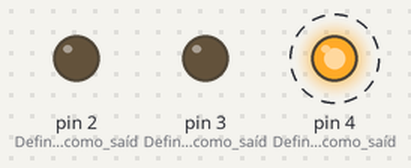
The sketch below on a simulated Arduino Uno, built with avr-gcc and run on an emulated ATmega328P. Shown: output pins drawn as LEDs (lit = HIGH). Dashed ring = blinking. What the sketch prints to the serial monitor is not drawn.

Above: at 0.2 s.
Timing chart, 0 to 3.0 s (numbered marks = the images above):
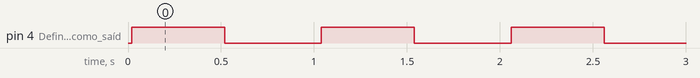

Measured:
- by itself, pin 4 (Define_o_Pino_4_como_saíd): alternates HIGH for 0.50 s and LOW for 0.52 s

The sketch:

AULA_85-87__SOMA_E_MEDIA_DAS_NOTAS_.ino
```cpp
/*

Nome do desenvolvedor: Lucas Cabral
Versão: 0.1
Data de criação: 20/01/2021
Última manutenção: 20/01/2021

Este programa realiza: efetua o cálculo da média de duas notas. É validado se o aluno está Aprovado (caso a nota seja maior ou igual 5)
ou se está Reprovado (caso a nota seja menor que 5). Se o aluno for Aprovado, um LED VERDE irá piscar, exibindo uma mensagem no Monitor
Serial ("Você foi aprovado!"). Caso o aluno seja Reprovado, um LED VERMELHO irá piscar, exibindo uma mensagem no Monitor Serial
("Você foi reprovado!").
Obs: Nota <5 e >=7 irá piscar um LED AMARELO, na qual o aluno ficará de recuperação.

*/


float n1,n2,soma,media; //Declara as variáveis utilizadas no programa

void setup(){

	pinMode(2, OUTPUT); //Define o Pino 2 como saída [LED VERMELHO]
	pinMode(3, OUTPUT); //Define o Pino 3 como saída [LED VERDE]
    pinMode(4, OUTPUT); //Define o Pino 4 como saída [LED AMARELO]

  Serial.begin(9600); //Inicia o Monitor Serial

}

void loop(){

  //Define a Nota1 e a Nota2 do Aluno
  n1 = 6;
  n2 = 6;

  //Realiza a soma das notas e o cálculo de Média
	soma = n1+n2;
	media = soma/2;

  //Exibe a Soma e a Média das Notas
  Serial.println(" ");
  Serial.print("A soma das notas e: ");
  Serial.println(soma);
  Serial.print("A media das notas e: ");
  Serial.println(media);


  //Verifica se a nota é maior ou igual a 5, caso seja verdadeiro o LED VERDE deve ser ligado, se for falso o LED VERMELHO deve ser ligado
  if (media>7) {
    Serial.println("Voce foi aprovado!");
    digitalWrite(3,HIGH);
    delay(500);
    digitalWrite(3,LOW);
    delay(500);

  }
  if (media>=5 & media<7) {
    Serial.println("Voce esta de recuperacao!");
    digitalWrite(4,HIGH);
    delay(500);
    digitalWrite(4,LOW);
    delay(500);

  }
  if (media<5) {
    Serial.println("Voce foi reprovado!");
    digitalWrite(2,HIGH);
    delay(500);
    digitalWrite(2,LOW);
    delay(500);
  }

}
```

WHILE__PISCA-PISCA_.ino.cpp
```cpp
// Declarar as variáveis com suas respectivas pinagens
int chave = 7;
int ledverde = 10;
int ledvermelho = 8;

void setup ()
{
    pinMode(chave, INPUT_PULLUP);
    pinMode(ledverde, OUTPUT);
    pinMode(ledvermelho, OUTPUT);

}

void loop ()
{
    int estado = digitalRead(chave);
    while(estado == HIGH)
    {
        digitalWrite(ledverde, HIGH);
        delay(200);
        digitalWrite(ledverde, LOW);
        delay(200);

        digitalWrite(ledvermelho, HIGH);
        delay(200);
        digitalWrite(ledvermelho, LOW);
        delay(200);

        int estado = digitalRead(chave);
        if (estado == LOW)
        {
            break;
        }

    }
}
```
